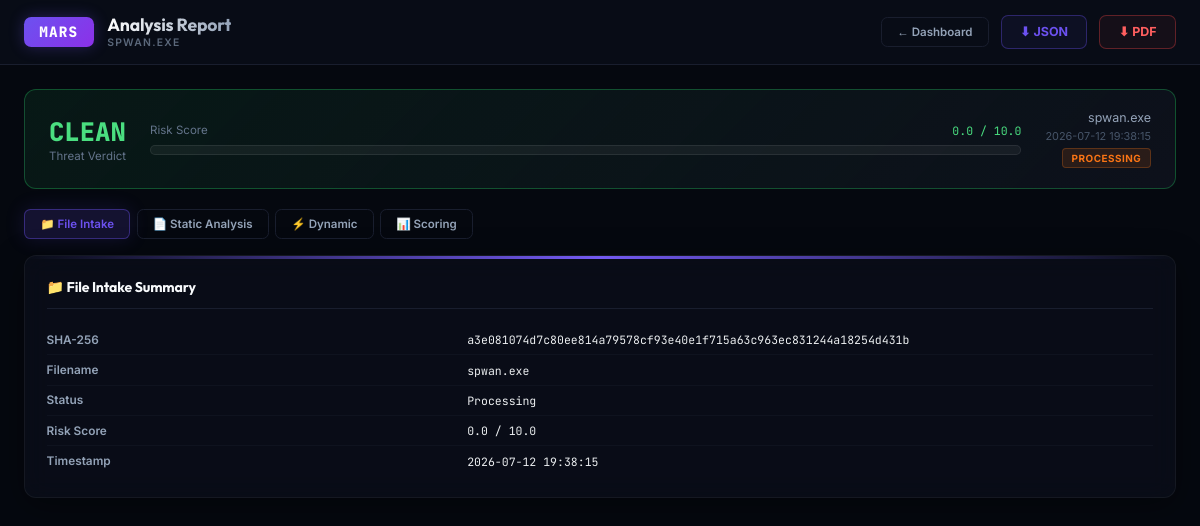
/report/60, run on an earlier commit of the app's database.
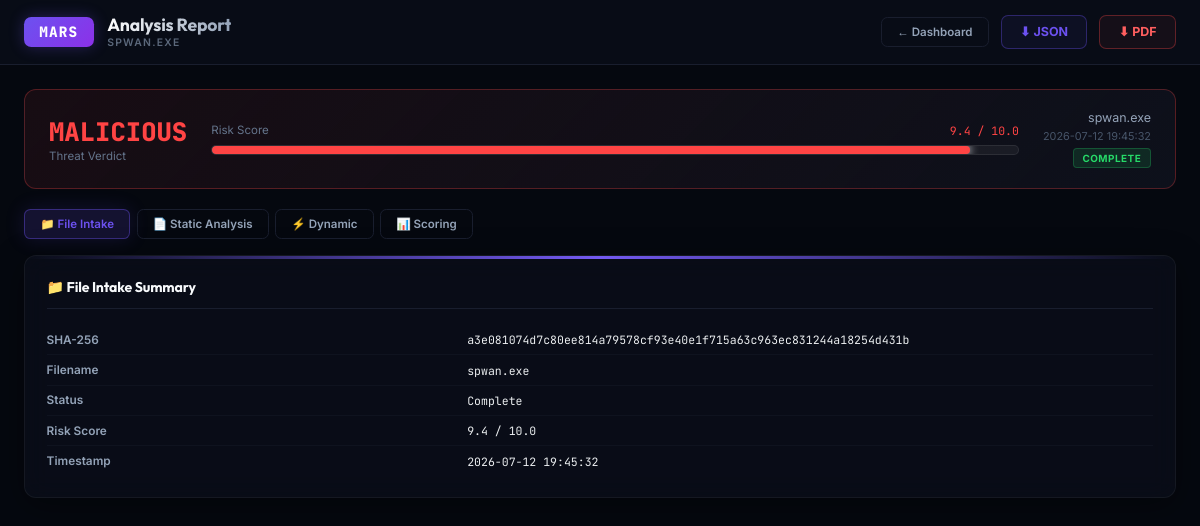
And on a later commit of the database.
### database/models.py (models this page shows)
class AnalysisHistory(Base):
    __tablename__ = "analysis_history"
    id = Column(Integer, primary_key=True, index=True)
    sha256_hash = Column(String, index=True, nullable=False)
    analysis_id = Column(String, nullable=True)
    filename = Column(String, nullable=False)
    timestamp = Column(DateTime, default=datetime.datetime.now)
    status = Column(String, default="Queued") # Queued, Processing, Complete, Failed
    risk_score = Column(Integer, nullable=True)

### main.py (the view)
@app.get("/report/{id_or_sha256}")
async def read_report(request: Request, id_or_sha256: str):
    sha256, analysis_id, record = _resolve_run_details(id_or_sha256)
    if not record:
        if len(id_or_sha256) == 64:
            sha256 = id_or_sha256.lower()
        else:
            return HTMLResponse("<h1>Analysis Record Not Found</h1>", status_code=404)
    report_data = {}
    dossier = None
    if analysis_id:
        dossier = os.path.join("workspace", "reports", f"{analysis_id}_Report.json")
    if not dossier or not os.path.exists(dossier):
        dossier = os.path.join(DOSSIERS_DIR, f"{sha256}_dossier.json")
    if os.path.exists(dossier):
        try:
            with open(dossier) as fh:
                report_data = json.load(fh)
                report_data['static_analysis'] = report_data.get('Static_Analysis_Results', {})
                report_data['dynamic_analysis'] = report_data.get('Dynamic_Analysis_Results', {})
                report_data['threat_scoring'] = report_data.get('Scoring_Results', {})
                report_data['metadata'] = report_data.get('Analysis_Summary', {})
        except Exception:
            pass
    with _sessions_lock:
        mem_sess = _sessions.get(sha256, {})
    pcap_exists = os.path.exists(os.path.join(PCAPS_DIR, f"{sha256}_traffic.pcap"))
    ext_dir = os.path.join(EXTRACTED_DIR, sha256)
    extracted_files = []
    if os.path.isdir(ext_dir):
        extracted_files = [f for f in os.listdir(ext_dir) if os.path.isfile(os.path.join(ext_dir, f))]
    return templates.TemplateResponse(
        request=request,
        name="report.html",
        context={
            "record":          record,
            "report_data":     report_data,
            "mem_sess":        mem_sess,
            "pcap_exists":     pcap_exists,
            "extracted_files": extracted_files,
        },
    )

### web/templates/report.html (shortened to what this page needs)
<!DOCTYPE html>
<html lang="en">
<head>
<link rel="stylesheet" href="/static/css/tailwind.css">
</head>
<body>
<header style="padding:.85rem 1.5rem;">
  <div class="logo-container">
    <div class="logo-badge">MARS</div>
    <div>
      <h1 class="logo-title" style="font-size:1.1rem;">Analysis Report</h1>
      <p class="logo-subtitle">{{ record.filename }}</p>
    </div>
  </div>
  <div style="display:flex;align-items:center;gap:.75rem;">
    <a href="/" style="padding:.45rem .95rem;border-radius:.4rem;border:1px solid hsl(var(--border));color:hsl(var(--text-muted));text-decoration:none;font-size:.72rem;font-weight:600;transition:all .15s ease;">← Dashboard</a>
    <a href="/download/report/json/{{ record.sha256_hash }}" class="dl-btn dl-btn-json" download>⬇ JSON</a>
    <a href="/download/report/pdf/{{ record.sha256_hash }}" class="dl-btn dl-btn-pdf" download>⬇ PDF</a>
  </div>
</header>
<div class="container">
  {% set score_f = (record.risk_score / 10.0) if record.risk_score is not none else 0 %}
  {% set verdict = 'MALICIOUS' if score_f >= 7.5 else 'HIGH RISK' if score_f >= 5.0 else 'SUSPICIOUS' if score_f >= 3.0 else 'CLEAN' %}
  {% set v_class = 'verdict-malicious' if score_f >= 7.5 else 'verdict-highrisk' if score_f >= 5.0 else 'verdict-suspicious' if score_f >= 3.0 else 'verdict-clean' %}
  {% set v_color = '#ff4444' if score_f >= 7.5 else '#ff9500' if score_f >= 5.0 else '#ffd966' if score_f >= 3.0 else '#4ade80' %}
  <div class="verdict-banner {{ v_class }}">
    <div>
      <div style="font-size:1.6rem;font-weight:800;font-family:var(--font-mono);color:{{ v_color }};">{{ verdict }}</div>
      <div style="font-size:.72rem;color:#64748b;">Threat Verdict</div>
    </div>
    <div style="flex:1;">
      <div style="display:flex;justify-content:space-between;font-size:.72rem;color:#64748b;margin-bottom:.4rem;">
        <span>Risk Score</span><span style="font-family:var(--font-mono);color:{{ v_color }};">{{ '%.1f'|format(score_f) }} / 10.0</span>
      </div>
      <div class="gauge-track"><div class="gauge-fill" style="width:{{ score_f*10 }}%;background:{{ v_color }};"></div></div>
    </div>
    <div style="text-align:right;">
      <div style="font-size:.78rem;color:#94a3b8;margin-bottom:.25rem;">{{ record.filename }}</div>
      <div style="font-size:.68rem;color:#475569;">{{ record.timestamp.strftime('%Y-%m-%d %H:%M:%S') if record.timestamp else 'N/A' }}</div>
      <span class="badge badge-{{ record.status.lower() }}" style="margin-top:.35rem;">{{ record.status }}</span>
    </div>
  </div>
  <div class="section-tabs">
    <button class="stab active" onclick="switchTab('intake')">📁 File Intake</button>
    <button class="stab" onclick="switchTab('static')">📄 Static Analysis</button>
    <button class="stab" onclick="switchTab('dynamic')">⚡ Dynamic</button>
    <button class="stab" onclick="switchTab('scoring')">📊 Scoring</button>
  </div>
  <div class="section-panel active" id="tab-intake">
    <div class="card">
      <div class="card-title">📁 File Intake Summary</div>
      {% if report_data and report_data.get('metadata') %}
        {% for k, v in report_data.metadata.items() %}
        <div class="kv-row"><div class="kv-key">{{ k }}</div><div class="kv-val">{{ v }}</div></div>
        {% endfor %}
      {% elif mem_sess and mem_sess.get('results_store', {}).get('Intake') %}
        {% for k, v in mem_sess.results_store.Intake.items() %}
        <div class="kv-row"><div class="kv-key">{{ k }}</div><div class="kv-val">{{ v }}</div></div>
        {% endfor %}
      {% else %}
        <div class="kv-row"><div class="kv-key">SHA-256</div><div class="kv-val">{{ record.sha256_hash }}</div></div>
        <div class="kv-row"><div class="kv-key">Filename</div><div class="kv-val">{{ record.filename }}</div></div>
        <div class="kv-row"><div class="kv-key">Status</div><div class="kv-val">{{ record.status }}</div></div>
        <div class="kv-row"><div class="kv-key">Risk Score</div><div class="kv-val">{{ '%.1f'|format(score_f) }} / 10.0</div></div>
        <div class="kv-row"><div class="kv-key">Timestamp</div><div class="kv-val">{{ record.timestamp.strftime('%Y-%m-%d %H:%M:%S') if record.timestamp else 'N/A' }}</div></div>
      {% endif %}
    </div>
  </div>
</div>
</body>
</html>

What changed in the data, as far as the page shows it:
changed AnalysisHistory "spwan.exe": timestamp "2026-07-12 19:38:15" → "2026-07-12 19:45:32"; status "PROCESSING" → "COMPLETE"; status "Processing" → "Complete"
Also different on the page:
{{ verdict }}: "CLEAN" → "MALICIOUS"
{{ '%.1f'|format(score_f) }}: "0.0" → "9.4"
